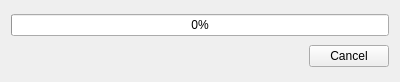
<?xml version="1.0" encoding="UTF-8"?>
<ui version="4.0">
 <class>Form</class>
 <widget class="QWidget" name="Form">
  <property name="geometry">
   <rect>
    <x>0</x>
    <y>0</y>
    <width>400</width>
    <height>82</height>
   </rect>
  </property>
  <property name="windowTitle">
   <string>下载中</string>
  </property>
  <layout class="QVBoxLayout" name="verticalLayout">
   <item>
    <widget class="QProgressBar" name="progressBar">
     <property name="value">
      <number>0</number>
     </property>
    </widget>
   </item>
   <item>
    <layout class="QHBoxLayout" name="horizontalLayout">
     <item>
      <spacer name="horizontalSpacer">
       <property name="orientation">
        <enum>Qt::Horizontal</enum>
       </property>
       <property name="sizeHint" stdset="0">
        <size>
         <width>40</width>
         <height>20</height>
        </size>
       </property>
      </spacer>
     </item>
     <item>
      <widget class="QPushButton" name="pushButton">
       <property name="text">
        <string>Cancel</string>
       </property>
      </widget>
     </item>
    </layout>
   </item>
  </layout>
 </widget>
 <resources/>
 <connections>
  <connection>
   <sender>pushButton</sender>
   <signal>clicked()</signal>
   <receiver>Form</receiver>
   <slot>close()</slot>
   <hints>
    <hint type="sourcelabel">
     <x>348</x>
     <y>57</y>
    </hint>
    <hint type="destinationlabel">
     <x>394</x>
     <y>41</y>
    </hint>
   </hints>
  </connection>
 </connections>
</ui>
